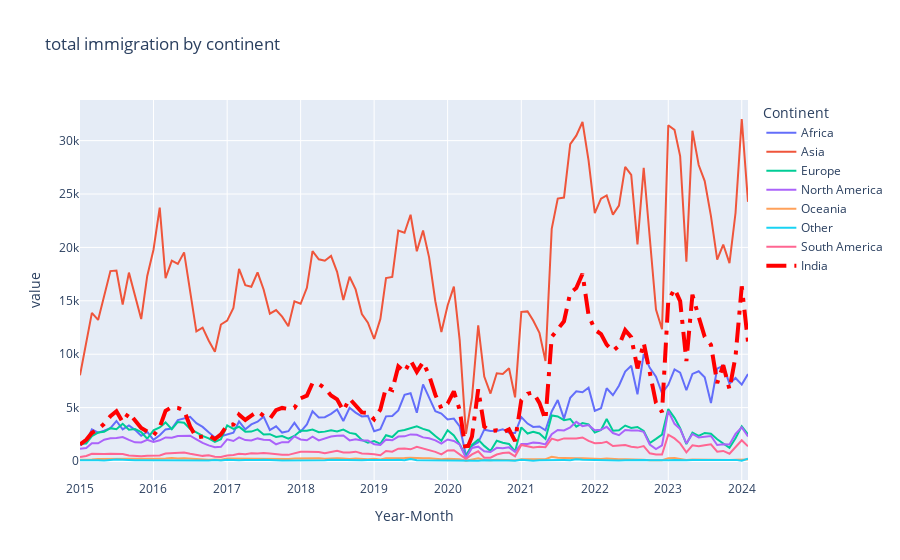

Here is the notebook cell this chart was saved with:
### Markdown cell above
<b>Comments</b>
<br>
Even though it is reduced, Asia is still on top

### Code cell
fig = px.line(df_grouped_by_continent, title="total immigration by continent")
fig.add_trace(
    go.Scatter(
        x=df_India.index,
        y=df_India.values,
        mode="lines",
        name="India",
        line=dict(color="red", dash="longdashdot", width=4),
    )
)

fig.show()
